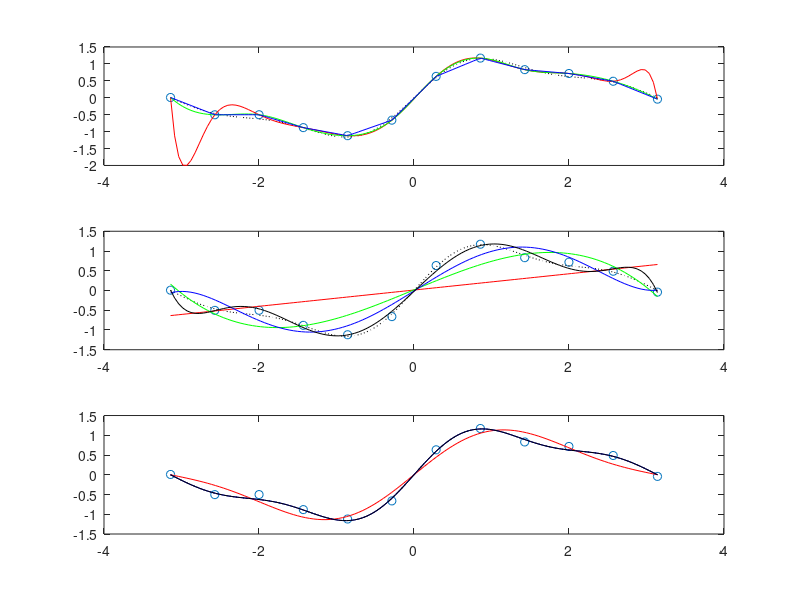

MATLAB code for this plot:
% SCRIPT SIntApp1
% genera i valori della funzione sin(x)+ 0.3*sin(2*x)+ 0.2*sin(3*x) su una 
% griglia equispaziata di 12 punti su [-pi,pi]; i valori sono perturbati mediante
% un errore casuale uniforme in [-1,1] di modulo massimo 0.2.
% I valori perturbati sono:
%		interpolati con un polinomio
%		interpolati con una spline cubica
%		interpolati con una spline lineare (spezzata)
%		approssimati con polinomi di grado crescente (1,3,5,7)
%		nel senso dei minimi quadrati
%		approssimati con un polinomio trigonometrico dispari di grado 2,3,4.
n=12;
x=linspace(-pi,pi,n);
y=sin(x)+ 0.3*sin(2*x)+ 0.2*sin(3*x);
x=x';y=y';
ypert=y+0.2*(-1+2*rand(size(y)));
xx=linspace(x(1),x(n),10*n);xx=xx';
yy=sin(xx)+ 0.3*sin(2*xx)+ 0.2*sin(3*xx);
yintpol=polyval(polyfit(x,ypert,n-1),xx);
yintspl=interp1(x,ypert,xx,'spline');
yintlin=interp1(x,ypert,xx,'linear');
subplot(3,1,1)
plot(x,ypert,'o',xx,yy,'k:',xx,yintpol,'r',xx,yintspl,'g',xx,yintlin,'b')
yapppol1=polyval(polyfit(x,ypert,1),xx);
yapppol3=polyval(polyfit(x,ypert,3),xx);
yapppol5=polyval(polyfit(x,ypert,5),xx);
yapppol7=polyval(polyfit(x,ypert,7),xx);
subplot(3,1,2)
plot(x,ypert,'o',xx,yy,'k:',xx,yapppol1,'r',xx,yapppol3,'g',xx,yapppol5,'b',...
   xx,yapppol7,'k')
A=[ones(size(x)) sin(x) sin(2*x)];
coeff=A\y;
AA=[ones(size(xx)) sin(xx) sin(2*xx)];
yapptrig2=AA*coeff;
A=[A sin(3*x)];
coeff=A\y;
AA=[AA sin(3*xx)];
yapptrig3=AA*coeff;
A=[A sin(4*x)];
coeff=A\y;
AA=[AA sin(4*xx)];
yapptrig4=AA*coeff;
subplot(3,1,3)
plot(x,ypert,'o',xx,yy,'k:',xx,yapptrig2,'r',xx,yapptrig3,'b',xx,yapptrig4,'k')

